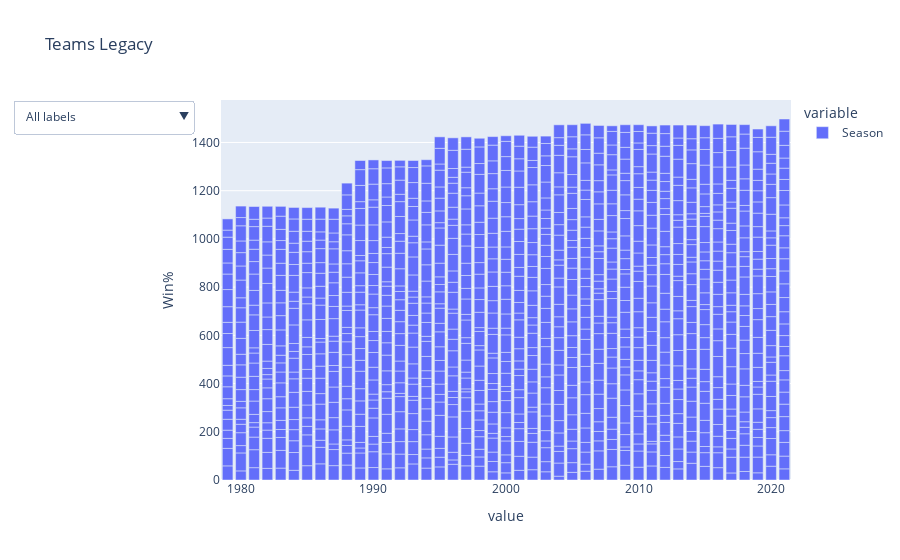

Write notebook code for a chart like this one.
### Code cell
fig1

### Figure 1 — Plotly figure (JSON) as saved in the notebook; plotly's stock layout.template omitted (floating-point values rounded to 4 significant figures; data arrays with more than 128 entries replaced by an {"elided": "..."} marker saying what was removed)
{"data": [{"alignmentgroup": "True", "hovertemplate": "variable=Season<br>value=%{x}<br>Win%=%{y}<extra></extra>", "legendgroup": "Season", "marker": {"color": "#636efa", "pattern": {"shape": ""}}, "name": "Season", "offsetgroup": "Season", "orientation": "v", "showlegend": true, "textposition": "auto", "type": "bar", "x": {"elided": "1194 int values"}, "xaxis": "x", "y": {"elided": "1194 float values"}, "yaxis": "y"}], "layout": {"barmode": "relative", "legend": {"title": {"text": "variable"}, "tracegroupgap": 0}, "title": {"text": "Teams Legacy"}, "updatemenus": [{"buttons": [{"args": [{"y": ["Atlanta Hawks", "Boston Celtics", "Brooklyn Nets", "Chicago Bulls", "Cleveland Cavaliers", "Denver Nuggets", "Detroit Pistons", "Golden State Warriors", "Houston Rockets", "Indiana Pacers", "LA Clippers", "Los Angeles Lakers", "Milwaukee Bucks", "New York Knicks", "Oklahoma City Thunder", "Philadelphia 76ers", "Phoenix Suns", "Portland Trail Blazers", "Sacramento Kings", "San Antonio Spurs", "Utah Jazz", "Washington Wizards", "Dallas Mavericks", "Charlotte Hornets", "Miami Heat", "Minnesota Timberwolves", "Orlando Magic", "Memphis Grizzlies", "Toronto Raptors", "New Orleans Pelicans"]}], "label": "All labels", "method": "restyle"}, {"label": "Atlanta Hawks", "method": "restyle", "visible": true}, {"label": "Boston Celtics", "method": "restyle", "visible": true}, {"label": "Brooklyn Nets", "method": "restyle", "visible": true}, {"label": "Chicago Bulls", "method": "restyle", "visible": true}, {"label": "Cleveland Cavaliers", "method": "restyle", "visible": true}, {"label": "Denver Nuggets", "method": "restyle", "visible": true}, {"label": "Detroit Pistons", "method": "restyle", "visible": true}, {"label": "Golden State Warriors", "method": "restyle", "visible": true}, {"label": "Houston Rockets", "method": "restyle", "visible": true}, {"label": "Indiana Pacers", "method": "restyle", "visible": true}, {"label": "LA Clippers", "method": "restyle", "visible": true}, {"label": "Los Angeles Lakers", "method": "restyle", "visible": true}, {"label": "Milwaukee Bucks", "method": "restyle", "visible": true}, {"label": "New York Knicks", "method": "restyle", "visible": true}, {"label": "Oklahoma City Thunder", "method": "restyle", "visible": true}, {"label": "Philadelphia 76ers", "method": "restyle", "visible": true}, {"label": "Phoenix Suns", "method": "restyle", "visible": true}, {"label": "Portland Trail Blazers", "method": "restyle", "visible": true}, {"label": "Sacramento Kings", "method": "restyle", "visible": true}, {"label": "San Antonio Spurs", "method": "restyle", "visible": true}, {"label": "Utah Jazz", "method": "restyle", "visible": true}, {"label": "Washington Wizards", "method": "restyle", "visible": true}, {"label": "Dallas Mavericks", "method": "restyle", "visible": true}, {"label": "Charlotte Hornets", "method": "restyle", "visible": true}, {"label": "Miami Heat", "method": "restyle", "visible": true}, {"label": "Minnesota Timberwolves", "method": "restyle", "visible": true}, {"label": "Orlando Magic", "method": "restyle", "visible": true}, {"label": "Memphis Grizzlies", "method": "restyle", "visible": true}, {"label": "Toronto Raptors", "method": "restyle", "visible": true}, {"label": "New Orleans Pelicans", "method": "restyle", "visible": true}], "showactive": true}], "xaxis": {"anchor": "y", "domain": [0, 1], "title": {"text": "value"}}, "yaxis": {"anchor": "x", "domain": [0, 1], "title": {"text": "Win%"}}}}
